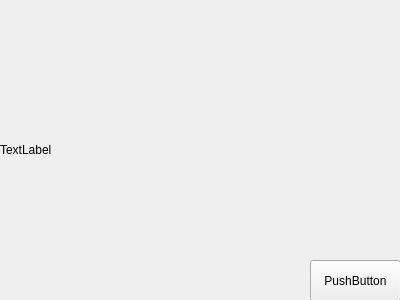
<?xml version="1.0" encoding="UTF-8"?>
<ui version="4.0">
 <class>ExampleWidget</class>
 <widget class="QWidget" name="ExampleWidget">
  <property name="geometry">
   <rect>
    <x>0</x>
    <y>0</y>
    <width>400</width>
    <height>300</height>
   </rect>
  </property>
  <property name="windowTitle">
   <string>Form</string>
  </property>
  <widget class="QPushButton" name="example_push_button">
   <property name="geometry">
    <rect>
     <x>310</x>
     <y>260</y>
     <width>91</width>
     <height>41</height>
    </rect>
   </property>
   <property name="text">
    <string>PushButton</string>
   </property>
  </widget>
  <widget class="CanvasWidget" name="example_label">
   <property name="geometry">
    <rect>
     <x>0</x>
     <y>0</y>
     <width>300</width>
     <height>300</height>
    </rect>
   </property>
   <property name="text">
    <string>TextLabel</string>
   </property>
  </widget>
 </widget>
 <customwidgets>
  <customwidget>
   <class>CanvasWidget</class>
   <extends>QLabel</extends>
   <header>canvaswidget.h</header>
  </customwidget>
 </customwidgets>
 <resources/>
 <connections/>
</ui>
